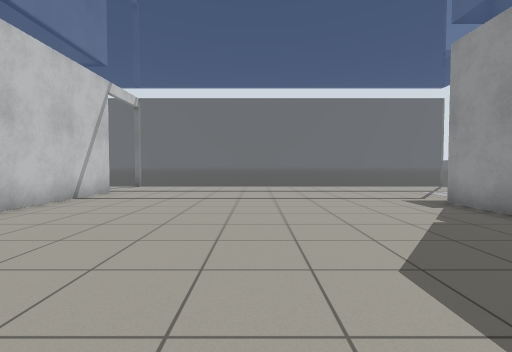
[1] (above)

17 first-person views from a walk through a robot-simulator world made for Gazebo. The camera is 0.94 m above the floor, tilts 2° down and sees 85° across. The floor is counted in squares, 1 m on a side. Each view is taken from the middle of a square. On the plan, view 1 faces up. The plan holds only what a view shows up to about 11 squares ahead; the rest is blank. The place goes on beyond the plan.

[2]
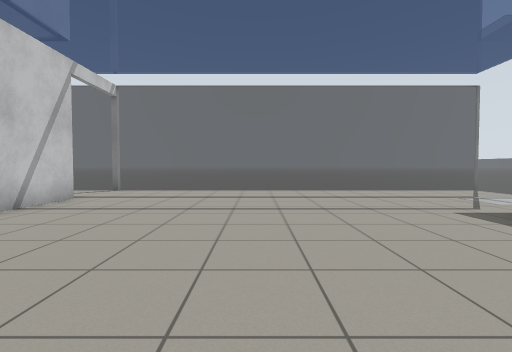

[3]
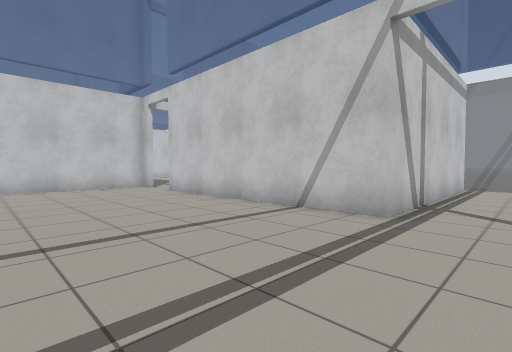

[4]
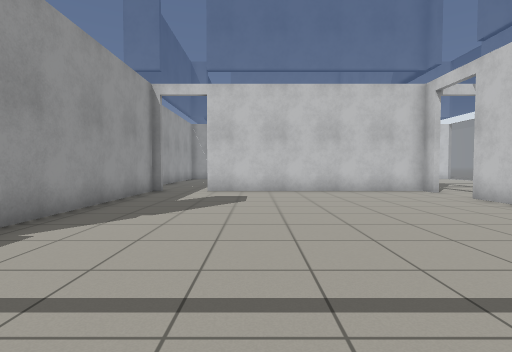

[5]
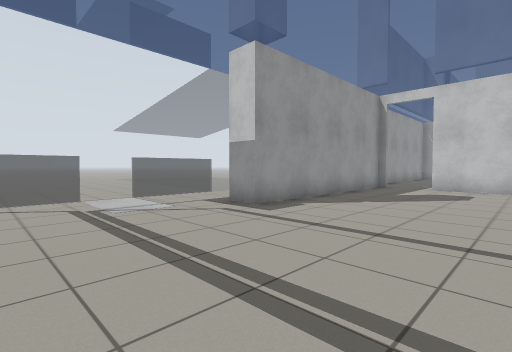

[6]
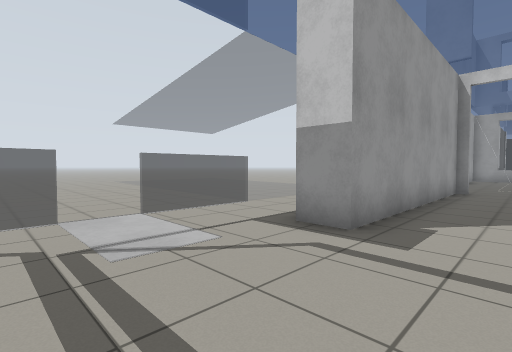

[7]
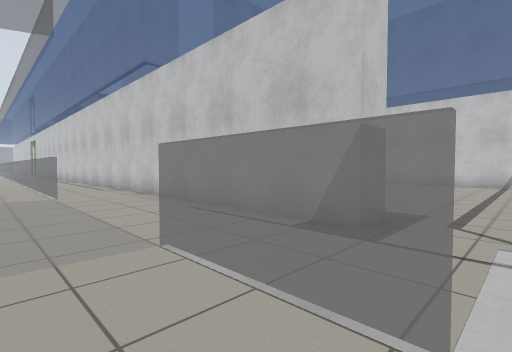

[8]
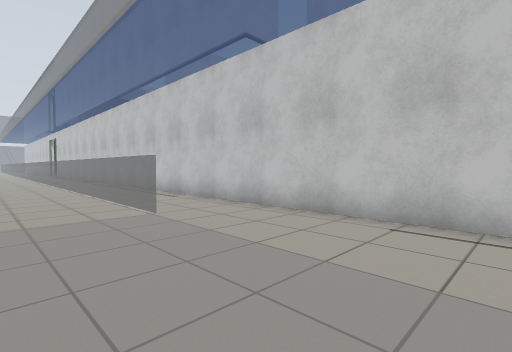

[9]
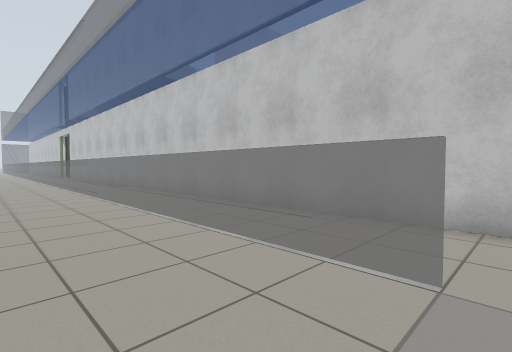

[10]
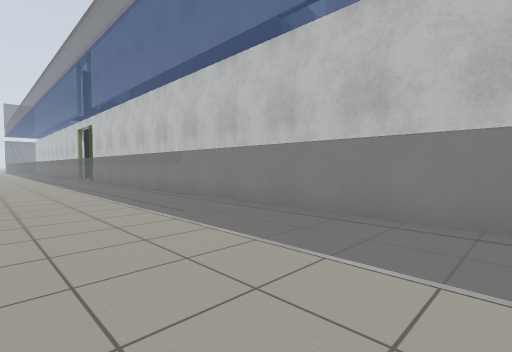

[11]
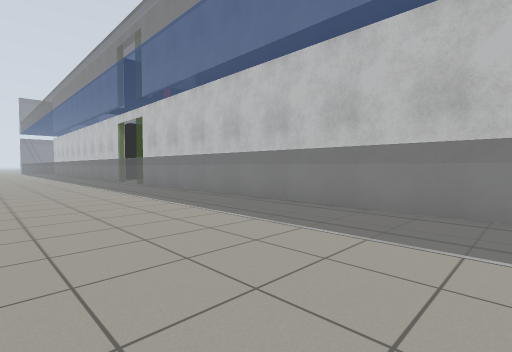

[12]
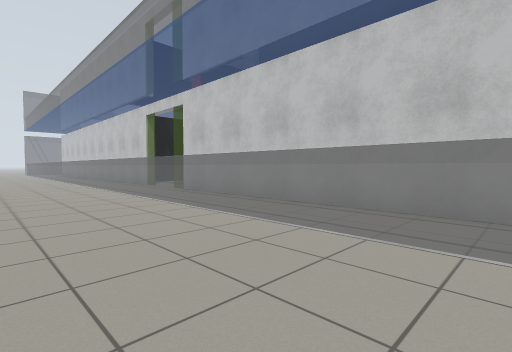

[13]
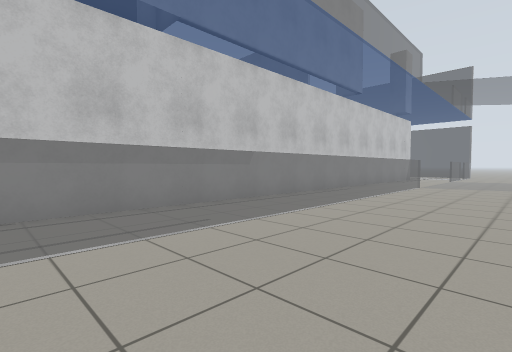

[14]
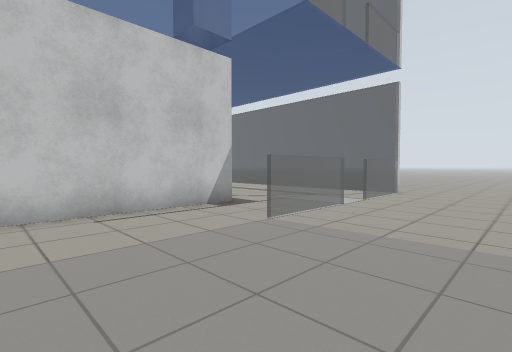

[15]
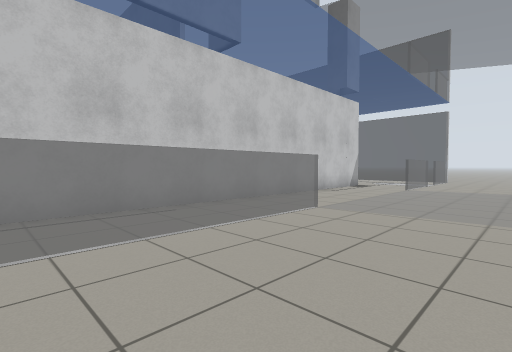

[16]
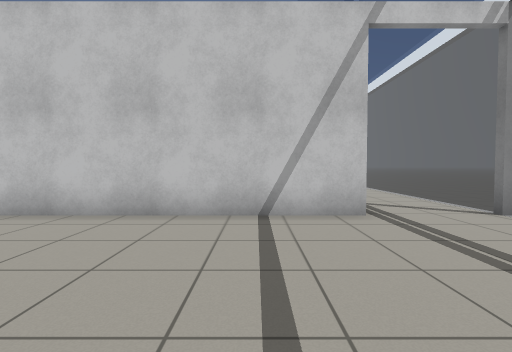

[17]
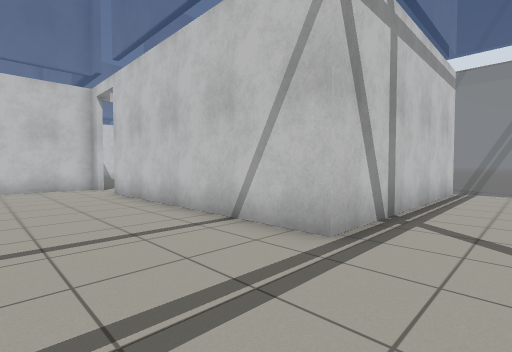

### Floor plan
Key: @ floor where view 1 was taken; # wall or solid block; . floor; = window, fence, low wall or low ledge.
Columns run from 13 left of view 1 to 12 right of it. Each row starts with its distance up from view 1.
 13   ====================...
 12  ....................=....
 11 =....................=....
 10 #########............=....
  9         #.................
  8         #............=....
  7         #.........##.=....
  6         #.........##.=....
  5         #.........##......
  4         #.........##......
  3         #.........##......
  2         #.........##......
  1        ...........##......
  0        .#....@....##......
 -1         ########...#.=....
 -2                  ..#.=....
 -3                    #.=....
 -4                    #.=....
 -5                    #.=....
 -6                    #.=....
 -7                    #.=....
 -8                    #.=....
 -9                    #.=....
-10                    #.=....
-11                    #.=....
-12                    #.=....
-13                    #.=....
-14                    #.=....
-15                    #.=....
-16                    #.=....
-17                    #.=....
-18                    #.=....
-19                    #.=....
-20                    #.=....
-21                    #.=....
-22                    #.=....
-23                    #.=....
-24                    #.=....
-25                    #.=....
-26                     .=...

Where each view was taken, in squares from view 1:
view 1: 0 up, 0 right, facing up
view 2: 2 up, 0 right, facing up
view 3: 12 up, 0 right, facing down-left
view 4: 10 up, 1 right, facing down
view 5: 12 up, 0 right, facing down-right
view 6: 11 up, 3 right, facing down-right
view 7: 9 up, 10 right, facing down-left
view 8: 5 up, 11 right, facing down-left
view 9: 0 up, 11 right, facing down-left
view 10: 6 down, 11 right, facing down-left
view 11: 11 down, 12 right, facing down-left
view 12: 15 down, 12 right, facing down-left
view 13: 14 down, 12 right, facing up-left
view 14: 2 up, 12 right, facing up-left
view 15: 6 down, 12 right, facing up-left
view 16: 8 up, 0 right, facing left
view 17: 12 up, 2 left, facing down-left
